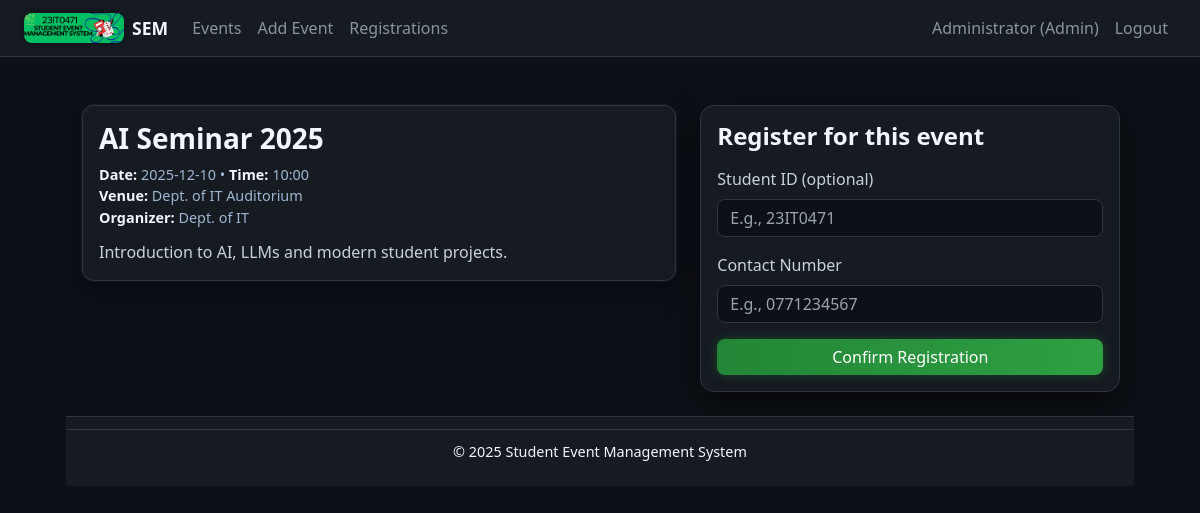
The app's page /event_register.php?id=1 (signed in) with its own data.
### tables this page shows
CREATE TABLE events (
    event_id      INT UNSIGNED AUTO_INCREMENT PRIMARY KEY,
    title         VARCHAR(255) NOT NULL,
    date          DATE NOT NULL,
    time          TIME NULL,
    venue         VARCHAR(255) NOT NULL,
    organizer     VARCHAR(255) DEFAULT NULL,
    description   TEXT,
    image_path    VARCHAR(255) DEFAULT NULL,
    created_by    INT UNSIGNED NULL,
    created_at    TIMESTAMP DEFAULT CURRENT_TIMESTAMP,
    CONSTRAINT fk_events_created_by
      FOREIGN KEY (created_by) REFERENCES users(user_id)
      ON DELETE SET NULL
);

### public/event_register.php (the view, shortened to what this page needs)
<?php
require_once __DIR__ . '/../config/db.php';
$event_id = isset($_GET['id']) ? (int)$_GET['id'] : 0;
$stmt = $pdo->prepare("SELECT * FROM events WHERE event_id = ?");
$stmt->execute([$event_id]);
$event = $stmt->fetch(PDO::FETCH_ASSOC);
include __DIR__ . '/../includes/header.php';
?>
<div class="gh-page">
  <div class="row">
    <div class="col-lg-7 mb-3">
      <div class="card p-3 event-card">
        <h3 class="card-title mb-2"><?= htmlspecialchars($event['title']) ?></h3>
        <p class="meta mb-1">
          <strong>Date:</strong> <?= htmlspecialchars($event['date']) ?>
          <?php if (!empty($event['time'])): ?>
            &bull; <strong>Time:</strong> <?= htmlspecialchars(substr($event['time'],0,5)) ?>
          <?php endif; ?>
          <br>
          <strong>Venue:</strong> <?= htmlspecialchars($event['venue']) ?><br>
          <strong>Organizer:</strong> <?= htmlspecialchars($event['organizer']) ?>
        </p>
        <p class="card-text mt-2"><?= nl2br(htmlspecialchars($event['description'])) ?></p>
      </div>
    </div>
    <div class="col-lg-5">
  <form class="card p-3 auth-card"
    method="post"
    action="/handle_event_register.php"
    onsubmit="return validateEventRegister(this)">
        <h4 class="mb-3">Register for this event</h4>
        <div class="mb-3">
          <label class="form-label">Student ID (optional)</label>
          <input type="text" class="form-control" name="student_id"
                 placeholder="E.g., 23IT0471">
        </div>
        <div class="mb-3">
          <label class="form-label">Contact Number</label>
          <input type="text" class="form-control" name="contact_no"
                 placeholder="E.g., 0771234567" required>
        </div>
        <button class="btn btn-primary w-100" type="submit">Confirm Registration</button>
      </form>
    </div>
  </div>
</div>
<?php include __DIR__ . '/../includes/footer.php'; ?>

### public/assets/css/style.css (style rules this page uses)
:root { --bg: #0d1117; --panel: #161b22; --border: #30363d; --text: #f0f6fc; --muted: #8b949e; --accent: #2f81f7; --accent-hover: #1f6feb; --link: #58a6ff; --link-hover: #79c0ff; --radius: 12px; --shadow: 0 0 0 1px rgba(240,246,252,0.05), 0 8px 24px rgba(1,4,9,0.6); --bs-body-color: var(--text); --bs-secondary-color: #9aa4af; --bs-secondary-color-rgb: 154,164,175; --bs-border-color: var(--border); }
* { box-sizing: border-box; }
html, body { height: 100%; margin: 0; padding: 0; }
body { font-family: system-ui, -apple-system, "Segoe UI", Roboto, Ubuntu, sans-serif; background-color: var(--bg); color: var(--text); display: flex; flex-direction: column; min-height: 100vh; }
.card { background: var(--panel); border: 1px solid var(--border); border-radius: var(--radius); color: var(--text); box-shadow: var(--shadow); }
.auth-card { width: 420px; background-color: var(--panel) !important; border: 1px solid var(--border); border-radius: 14px; box-shadow: 0 12px 32px rgba(0, 0, 0, 0.6); }
.btn { border-radius: 8px; border: 1px solid var(--border); color: var(--text); }
.btn-primary { background: linear-gradient(90deg, #238636, #2ea043) !important; border: none !important; color: #ffffff !important; font-weight: 500; box-shadow: 0 0 10px rgba(35, 134, 54, 0.4); }
.form-label { color: var(--text); font-weight: 500; }
.form-control { background: #0d1117; color: var(--text); border: 1px solid var(--border); border-radius: 8px; }
.form-control::placeholder { color: #9aa4af; }
.auth-card .form-label { color: #c9d1d9; }
.auth-card .form-control { background-color: #0d1117; border-color: #30363d; color: #f0f6fc; }
h1, h2, h3, h4, h5, h6 { color: var(--text); font-weight: 600; }
p, label, small, strong, span { color: var(--text); }
.gh-page { flex: 1; max-width: 1100px; margin: 0 auto; padding: 24px 16px; }
body, html, .container, .gh-page, section, main, div.bg-light, div.bg-white, .bg-body, .bg-light, .bg-white { background-color: var(--bg) !important; color: var(--text) !important; }
.card, .navbar, footer, .auth-card { background-color: var(--panel) !important; border-color: var(--border) !important; }
input, textarea, select { background-color: #0d1117 !important; color: #f0f6fc !important; border: 1px solid #30363d !important; }
.event-card { background: var(--panel); color: var(--text); border: 1px solid var(--border); border-radius: var(--radius); box-shadow: var(--shadow); }
.event-card .title, .card.event-card .card-title { color: #f0f6fc !important; font-weight: 600; }
.event-card .meta { color: #9fb5d1 !important; font-size: 0.9rem; }
.event-card .card-text, .event-card p, .event-card .text-muted { color: #c9d1d9 !important; }
body { opacity: 0; animation: gh-page-fade-in 0.35s ease-out forwards; }
.btn { transition: background-color 0.22s ease, border-color 0.22s ease, color 0.22s ease, box-shadow 0.22s ease, transform 0.16s ease; }
.btn-primary, .btn-success { box-shadow: 0 0 0 rgba(0,0,0,0); }
.card, .event-card, .auth-card { transition: transform 0.22s ease, box-shadow 0.22s ease, border-color 0.22s ease, background-color 0.22s ease; }
.form-control { transition: border-color 0.2s ease, box-shadow 0.2s ease, background-color 0.2s ease, color 0.2s ease; }
.event-card { overflow: hidden; display: flex; flex-direction: column; }
.btn-primary { background: linear-gradient(90deg, #238636, #2ea043); border: none; color: #fff; font-weight: 500; box-shadow: 0 0 10px rgba(35, 134, 54, 0.4); transition: all 0.25s ease; }
* { transition: all 0.25s ease; }

### records on screen
events: title "AI Seminar 2025", date "2025-12-10", time "10:00", venue "Dept. of IT Auditorium", organizer "Dept. of IT", description "Introduction to AI, LLMs and modern student projects."

### other values on screen
current_user()['name'] "Administrator"
